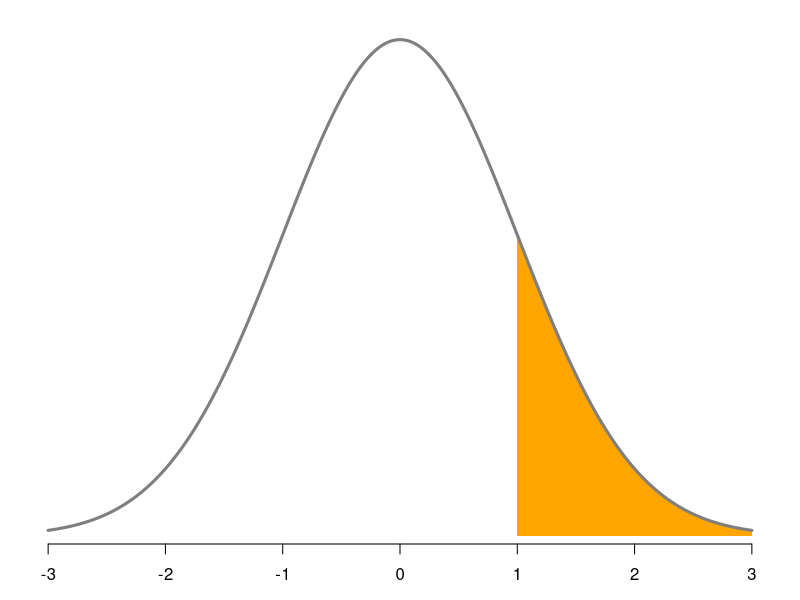
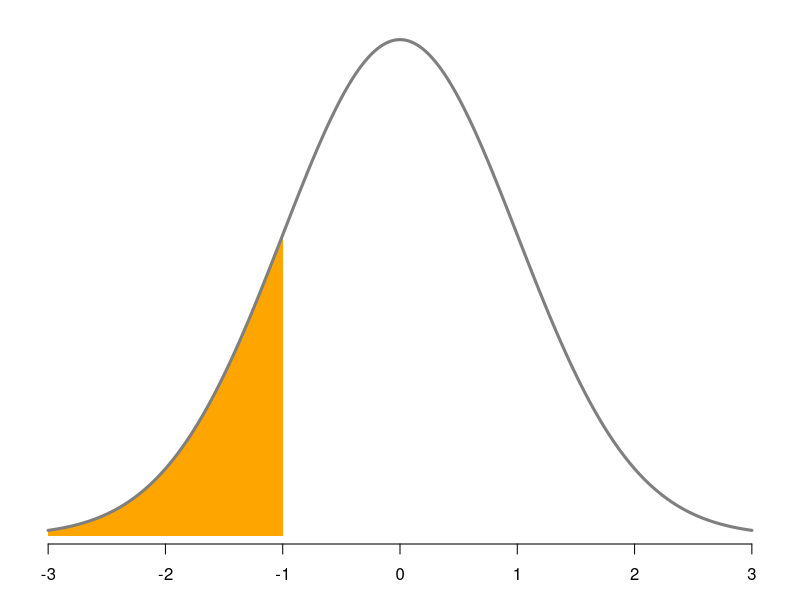
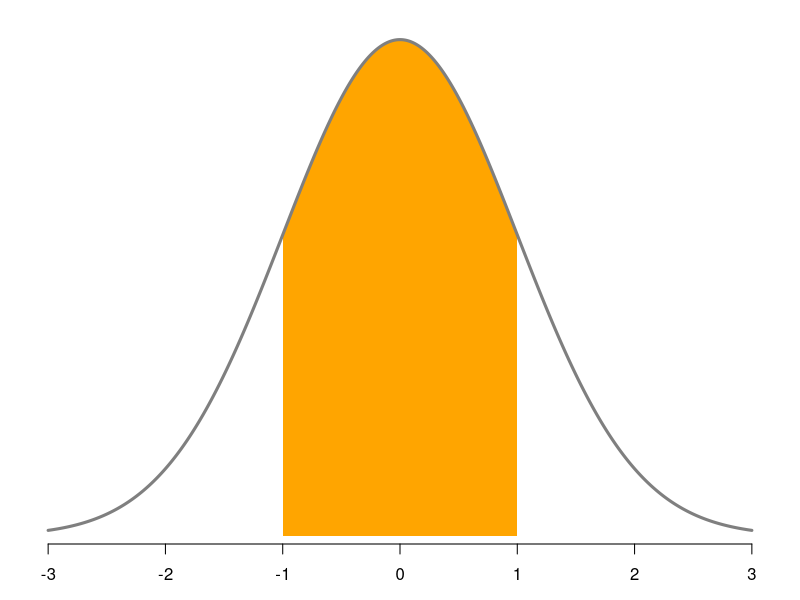
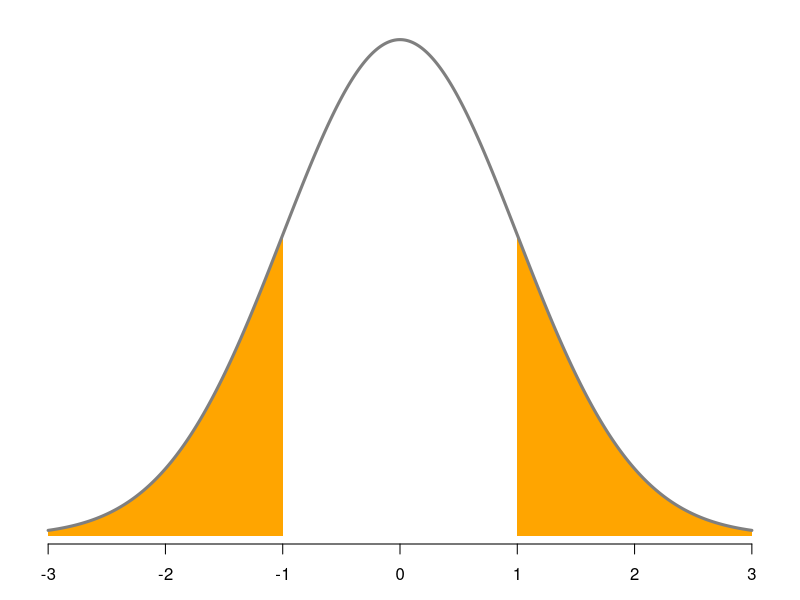

Generate these figures, in order, with R:
## ---- chunk 1
# normal function 
normal <- function(x, mu = 0, sigma = 1) {
  # x: values on x-axis
  # mu: mean value
  # sigma: standard deviation
  
  # output
  1 / (sigma * sqrt(2*pi)) * exp(-0.5 * ((x - mu)/ sigma)^2)
}
## ---- chunk 2
# polygon coordinates of area under the curve
normal_auc <- function(x0, x1, mu = 0, sigma = 1, n = 50) {
  stopifnot(n > 0)
  if (x0 > x1) {
    stop("x0 must be lower than x1")
  }
  xs <- c(
    rep(x0, n),
    seq(x0, x1, length.out = n),
    rep(x1, n),
    rep(x1, x0, length.out = n)
  )
  ys <- c(
    seq(0, normal(x0, mu = mu, sigma = sigma), length.out = n),
    normal(seq(x0, x1, length.out = n), mu = mu, sigma = sigma),
    seq(0, normal(x1, mu = mu, sigma = sigma), length.out = n),
    rep(0, n)
  )
  list(xs = xs, ys = ys)
}
## ---- chunk 3
# Area to the right (1 SD above the mean)
x <- seq(-3, 3, length.out = 500)
y <- normal(x, mu = 0)
auc <- normal_auc(1, 3, mu = 0)

op = par(mar = c(2.5,1,1,1))
plot(x, y, type = 'n', col = 'gray50', lwd = 4,
     axes = FALSE, xlab = '', ylab = '')
axis(side = 1, at = seq(-3, 3, 1), line = -0.3)
polygon(auc$xs, auc$ys, col = 'orange', border = NA)
lines(x, y, col = 'gray50', lwd = 3)
par(op)
## ---- chunk 4
# Area to the left (1 SD below the mean)
x <- seq(-3, 3, length.out = 500)
y <- normal(x, mu = 0)
auc <- normal_auc(-3, -1, mu = 0)

op = par(mar = c(2.5,1,1,1))
plot(x, y, type = 'n', col = 'gray50', lwd = 4,
     axes = FALSE, xlab = '', ylab = '')
axis(side = 1, at = seq(-3, 3, 1), line = -0.3)
polygon(auc$xs, auc$ys, col = 'orange', border = NA)
lines(x, y, col = 'gray50', lwd = 3)
par(op)
## ---- chunk 5
# Area in between 1 SD from the mean
x <- seq(-3, 3, length.out = 500)
y <- normal(x, mu = 0)
auc <- normal_auc(-1, 1, mu = 0)

op = par(mar = c(2.5,1,1,1))
plot(x, y, type = 'n', col = 'gray50', lwd = 4,
     axes = FALSE, xlab = '', ylab = '')
axis(side = 1, at = seq(-3, 3, 1), line = -0.3)
polygon(auc$xs, auc$ys, col = 'orange', border = NA)
lines(x, y, col = 'gray50', lwd = 3)
par(op)
## ---- chunk 6
# Areas on both sides
x <- seq(-3, 3, length.out = 500)
y <- normal(x, mu = 0)
auc_left <- normal_auc(-3, -1, mu = 0)
auc_right <- normal_auc(1, 3, mu = 0)

op = par(mar = c(2.5,1,1,1))
plot(x, y, type = 'n', col = 'gray50', lwd = 4,
     axes = FALSE, xlab = '', ylab = '')
polygon(auc_left$xs, auc_left$ys, col = 'orange', border = NA)
polygon(auc_right$xs, auc_right$ys, col = 'orange', border = NA)
lines(x, y, col = 'gray50', lwd = 3)
axis(side = 1, at = seq(-3, 3, 1), line = -0.3)
par(op)
